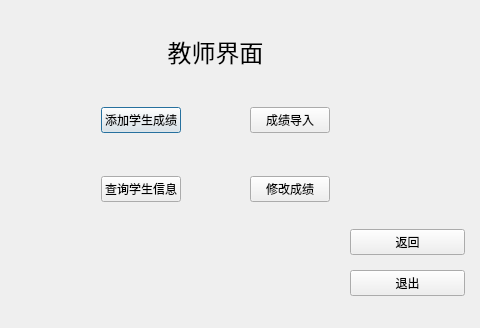
<?xml version="1.0" encoding="UTF-8"?>
<ui version="4.0">
 <class>teacher</class>
 <widget class="QDialog" name="teacher">
  <property name="geometry">
   <rect>
    <x>0</x>
    <y>0</y>
    <width>480</width>
    <height>328</height>
   </rect>
  </property>
  <property name="windowTitle">
   <string>teacher</string>
  </property>
  <widget class="QWidget" name="widget_3" native="true">
   <property name="geometry">
    <rect>
     <x>30</x>
     <y>20</y>
     <width>371</width>
     <height>201</height>
    </rect>
   </property>
   <layout class="QVBoxLayout" name="verticalLayout">
    <item>
     <widget class="QLabel" name="label">
      <property name="text">
       <string>&lt;html&gt;&lt;head/&gt;&lt;body&gt;&lt;p align=&quot;center&quot;&gt;&lt;span style=&quot; font-size:18pt;&quot;&gt;教师界面&lt;/span&gt;&lt;/p&gt;&lt;/body&gt;&lt;/html&gt;</string>
      </property>
     </widget>
    </item>
    <item>
     <widget class="QWidget" name="widget" native="true">
      <layout class="QHBoxLayout" name="horizontalLayout">
       <item>
        <spacer name="horizontalSpacer_3">
         <property name="orientation">
          <enum>Qt::Horizontal</enum>
         </property>
         <property name="sizeHint" stdset="0">
          <size>
           <width>40</width>
           <height>20</height>
          </size>
         </property>
        </spacer>
       </item>
       <item>
        <widget class="QPushButton" name="btb_teacher_addScore">
         <property name="text">
          <string>添加学生成绩</string>
         </property>
        </widget>
       </item>
       <item>
        <spacer name="horizontalSpacer">
         <property name="orientation">
          <enum>Qt::Horizontal</enum>
         </property>
         <property name="sizeHint" stdset="0">
          <size>
           <width>40</width>
           <height>20</height>
          </size>
         </property>
        </spacer>
       </item>
       <item>
        <widget class="QPushButton" name="btn_importScore">
         <property name="text">
          <string>成绩导入</string>
         </property>
        </widget>
       </item>
       <item>
        <spacer name="horizontalSpacer_4">
         <property name="orientation">
          <enum>Qt::Horizontal</enum>
         </property>
         <property name="sizeHint" stdset="0">
          <size>
           <width>40</width>
           <height>20</height>
          </size>
         </property>
        </spacer>
       </item>
      </layout>
     </widget>
    </item>
    <item>
     <widget class="QWidget" name="widget_2" native="true">
      <layout class="QHBoxLayout" name="horizontalLayout_2">
       <item>
        <spacer name="horizontalSpacer_5">
         <property name="orientation">
          <enum>Qt::Horizontal</enum>
         </property>
         <property name="sizeHint" stdset="0">
          <size>
           <width>40</width>
           <height>20</height>
          </size>
         </property>
        </spacer>
       </item>
       <item>
        <widget class="QPushButton" name="btn_search">
         <property name="text">
          <string>查询学生信息</string>
         </property>
        </widget>
       </item>
       <item>
        <spacer name="horizontalSpacer_2">
         <property name="orientation">
          <enum>Qt::Horizontal</enum>
         </property>
         <property name="sizeHint" stdset="0">
          <size>
           <width>36</width>
           <height>20</height>
          </size>
         </property>
        </spacer>
       </item>
       <item>
        <widget class="QPushButton" name="btn_change">
         <property name="text">
          <string>修改成绩</string>
         </property>
        </widget>
       </item>
       <item>
        <spacer name="horizontalSpacer_6">
         <property name="orientation">
          <enum>Qt::Horizontal</enum>
         </property>
         <property name="sizeHint" stdset="0">
          <size>
           <width>40</width>
           <height>20</height>
          </size>
         </property>
        </spacer>
       </item>
      </layout>
     </widget>
    </item>
   </layout>
  </widget>
  <widget class="QWidget" name="widget_4" native="true">
   <property name="geometry">
    <rect>
     <x>350</x>
     <y>220</y>
     <width>115</width>
     <height>85</height>
    </rect>
   </property>
   <layout class="QVBoxLayout" name="verticalLayout_2">
    <item>
     <widget class="QPushButton" name="btn_back">
      <property name="text">
       <string>返回</string>
      </property>
     </widget>
    </item>
    <item>
     <widget class="QPushButton" name="btn_close">
      <property name="text">
       <string>退出</string>
      </property>
     </widget>
    </item>
   </layout>
  </widget>
 </widget>
 <resources/>
 <connections/>
</ui>
